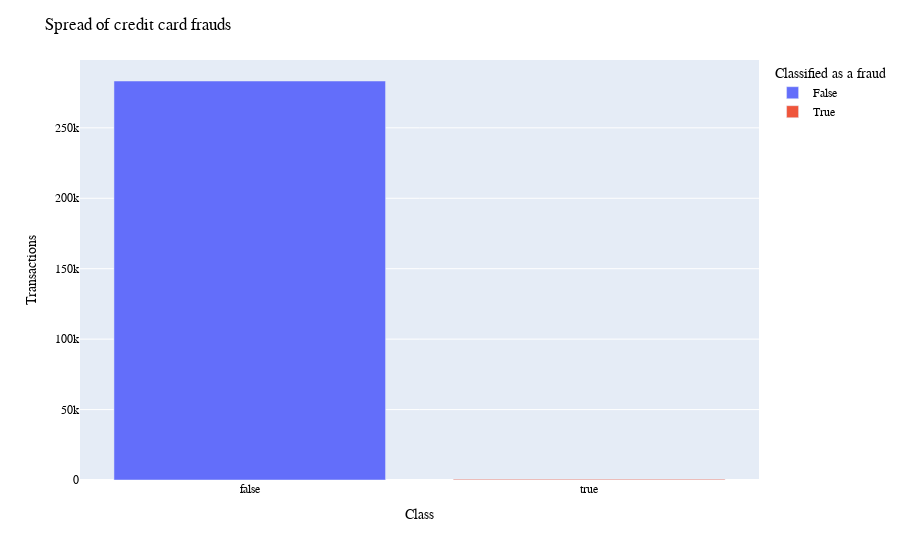

Notebook cell for this chart:
### Code cell
# Visualization of the count of fraud and genuine transations
# False stands for genuine transations and true is for fraud

df2 = df.groupby(["Class"]).count().reset_index()

fig = px.bar(df2,
             y=df.groupby(["Class"]).size(),labels={'true': "hello", 'false': "hi"},
             x="Class",
             color='Class',)

fig.update_layout(
    title="Spread of credit card frauds",
    xaxis_title="Class",
    yaxis_title="Transactions",
    legend_title="Classified as a fraud",
    font=dict(
        family="Arial",
        size=12,
        color="Black"),

)
fig.show()

### Figure 1 — Plotly figure (JSON) as saved in the notebook; plotly's stock layout.template omitted (floating-point values rounded to 4 significant figures)
{"data": [{"alignmentgroup": "True", "hovertemplate": "Class=%{x}<br>y=%{y}<extra></extra>", "legendgroup": "False", "marker": {"color": "#636efa", "pattern": {"shape": ""}}, "name": "False", "offsetgroup": "False", "orientation": "v", "showlegend": true, "textposition": "auto", "x": [false], "xaxis": "x", "y": [283253], "yaxis": "y", "type": "bar"}, {"alignmentgroup": "True", "hovertemplate": "Class=%{x}<br>y=%{y}<extra></extra>", "legendgroup": "True", "marker": {"color": "#EF553B", "pattern": {"shape": ""}}, "name": "True", "offsetgroup": "True", "orientation": "v", "showlegend": true, "textposition": "auto", "x": [true], "xaxis": "x", "y": [473], "yaxis": "y", "type": "bar"}], "layout": {"xaxis": {"anchor": "y", "domain": [0, 1], "title": {"text": "Class"}, "categoryorder": "array", "categoryarray": [false, true]}, "yaxis": {"anchor": "x", "domain": [0, 1], "title": {"text": "Transactions"}}, "legend": {"title": {"text": "Classified as a fraud"}, "tracegroupgap": 0}, "margin": {"t": 60}, "barmode": "relative", "font": {"family": "Arial", "size": 12, "color": "Black"}, "title": {"text": "Spread of credit card frauds"}}}
